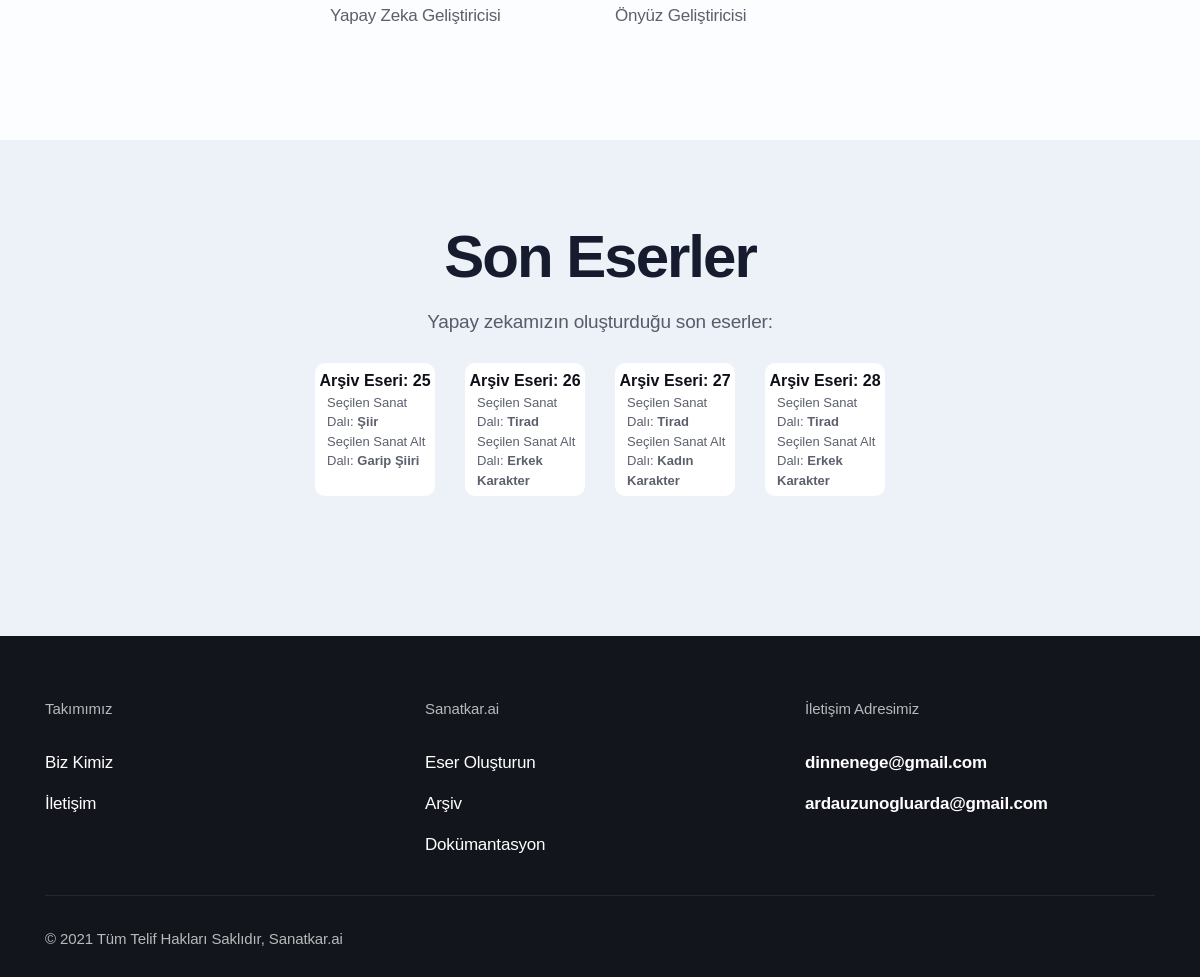
Before: / (lower part) with the older database file.
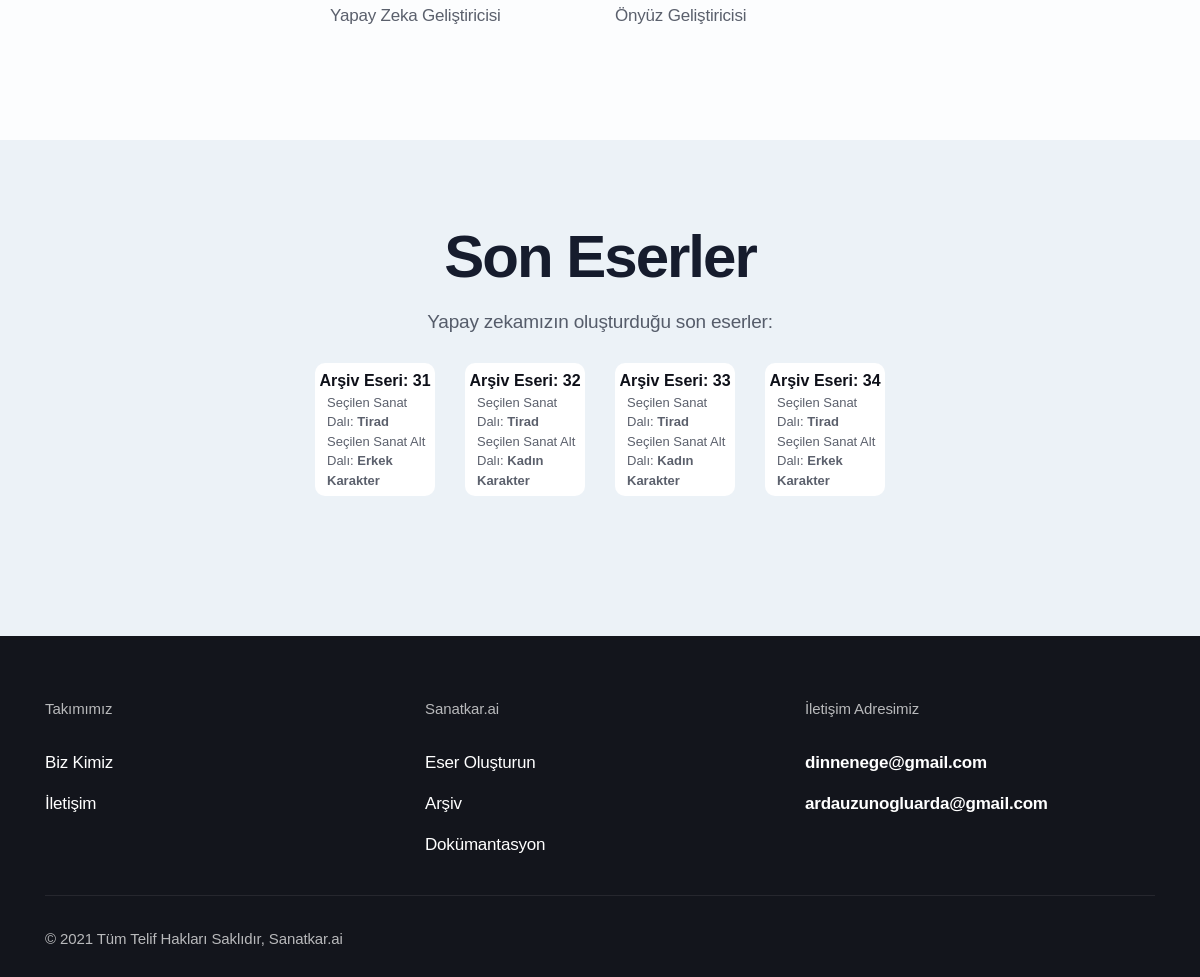
After: the same page with the newer database file.
### app.py (models this page shows)
class Archive(db.Model):
    id = db.Column(db.Integer, primary_key=True)
    generated_text = db.Column(db.String(600))
    art_branch = db.Column(db.String(10))
    genre = db.Column(db.String(30))
    seed_input = db.Column(db.String(35))
    length_input = db.Column(db.String(3))

### app.py (the view)
@app.route("/")
def index():
    archive = db.session.query(Archive).order_by(Archive.id.desc()).limit(4)[::-1]
    print(archive)
    return render_template("index.html", archive=archive)

### templates/index.html (shortened to what the changed rows need)
<!DOCTYPE html>
<html lang="en">
<head>
  <link rel="stylesheet" href="{{ url_for('static', filename='css/bootstrap.css') }}">
  <link rel="stylesheet" href="{{ url_for('static', filename='fonts/icon-font/css/style.css') }}">
  <link rel="stylesheet" href="{{ url_for('static', filename='fonts/typography-font/typo.css') }}">
  <link rel="stylesheet" href="{{ url_for('static', filename='fonts/fontawesome-5/css/all.css') }}">
  <link rel="stylesheet" href="{{ url_for('static', filename='plugins/aos/aos.min.css') }}">
  <link rel="stylesheet" href="{{ url_for('static', filename='plugins/fancybox/jquery.fancybox.min.css') }}">
  <link rel="stylesheet" href="{{ url_for('static', filename='plugins/nice-select/nice-select.min.css') }}">
  <link rel="stylesheet" href="{{ url_for('static', filename='plugins/slick/slick.min.css') }}">
  <link rel="stylesheet" href="{{ url_for('static', filename='plugins/date-picker/css/gijgo.min.css') }}" type="text/css" />
  <link rel="stylesheet" href="{{ url_for('static', filename='plugins/theme-mode-switcher/switcher-panel.css') }}">
  <link rel="stylesheet" href="{{ url_for('static', filename='css/main.css') }}">
  <link rel="stylesheet" href="{{ url_for('static', filename='css/theme-mode-custom.css') }}">
  <link rel="stylesheet" href="https://cdnjs.cloudflare.com/ajax/libs/font-awesome/5.15.4/css/all.min.css">
</head>
<body data-theme="light">
  <div class="site-wrapper overflow-hidden">
    <div class="testimonial-section pt-9 pt-lg-20 pb-lg-25 bg-default-5">
      <div class="container">
        <div class="row justify-content-center">
          <div class="col-md-6 mb-13 mb-lg-0 text-center" data-aos="fade-right" data-aos-duration="700" data-aos-once="true">
            <h2 class="title gr-text-2 mb-6">Son Eserler</h2>
              <div class="row flex-lg-fill">
                <div class="row flex-lg-fill">
                  {% if archive == [] %}
                    <p class="gr-text-8 mb-8">Eser bulunamamıştır.</p>
                  {% else %}
                    {% for archive_element in archive %}
                      <div class="col-lg-3 mb-7 col-12 btn-11">
                        <a class="d-block w-100 h-100 card archive-card pt-2" display href="/archive/{{archive_element.id}}">
                          Arşiv Eseri: <span id="archiveno" class="mt-1">{{archive_element.id}}</span>
                          <p class="archive-detail text-left pl-5 mb-2">Seçilen Sanat Dalı: <span>{{archive_element.art_branch}}</span><br>Seçilen Sanat Alt Dalı: <span>{{archive_element.genre}}</span></p>
                        </a>
                      </div>
                    {% endfor %}
                  {% endif %}
                </div>
              </div>
          </div>
        </div>
      </div>
    </div>
  </div>
</body>
</html>

Changed rows visible on the page:
no longer on this page (row unchanged): Archive: id "25", art_branch "Şiir", genre "Garip Şiiri"
no longer on this page (row unchanged): Archive: id "26", art_branch "Tirad", genre "Erkek Karakter"
no longer on this page (row unchanged): Archive: id "27", art_branch "Tirad", genre "Kadın Karakter"
no longer on this page (row unchanged): Archive: id "28", art_branch "Tirad", genre "Erkek Karakter"
added Archive: id "31", art_branch "Tirad", genre "Erkek Karakter"
added Archive: id "32", art_branch "Tirad", genre "Kadın Karakter"
added Archive: id "33", art_branch "Tirad", genre "Kadın Karakter"
added Archive: id "34", art_branch "Tirad", genre "Erkek Karakter"
